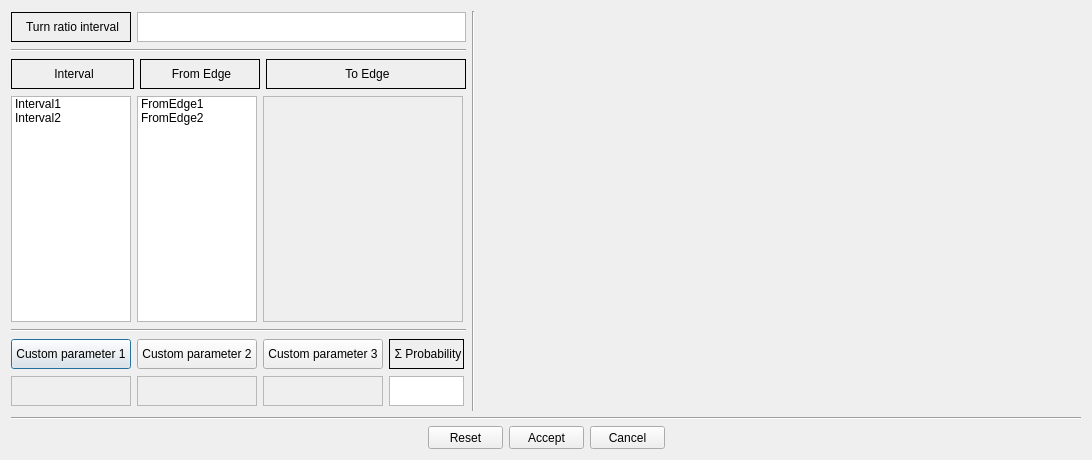
<?xml version="1.0" encoding="UTF-8"?>
<ui version="4.0">
 <class>turnRatioItemDialog</class>
 <widget class="QDialog" name="turnRatioItemDialog">
  <property name="geometry">
   <rect>
    <x>0</x>
    <y>0</y>
    <width>1092</width>
    <height>460</height>
   </rect>
  </property>
  <property name="minimumSize">
   <size>
    <width>1092</width>
    <height>460</height>
   </size>
  </property>
  <property name="maximumSize">
   <size>
    <width>1092</width>
    <height>460</height>
   </size>
  </property>
  <property name="windowTitle">
   <string>Dialog</string>
  </property>
  <property name="modal">
   <bool>true</bool>
  </property>
  <layout class="QVBoxLayout" name="verticalLayout_2">
   <item>
    <layout class="QHBoxLayout" name="horizontalLayout_3">
     <item>
      <layout class="QVBoxLayout" name="verticalLayout">
       <item>
        <layout class="QHBoxLayout" name="LayoutID">
         <item>
          <widget class="QLabel" name="LabelTurnRatioIntervalID">
           <property name="minimumSize">
            <size>
             <width>120</width>
             <height>30</height>
            </size>
           </property>
           <property name="maximumSize">
            <size>
             <width>120</width>
             <height>30</height>
            </size>
           </property>
           <property name="frameShape">
            <enum>QFrame::Box</enum>
           </property>
           <property name="text">
            <string>&lt;html&gt;&lt;head/&gt;&lt;body&gt;&lt;p align=&quot;center&quot;&gt;Turn ratio interval&lt;/p&gt;&lt;/body&gt;&lt;/html&gt;</string>
           </property>
          </widget>
         </item>
         <item>
          <widget class="QTextEdit" name="TextTurnRatioIntervalID">
           <property name="minimumSize">
            <size>
             <width>0</width>
             <height>30</height>
            </size>
           </property>
           <property name="maximumSize">
            <size>
             <width>16777215</width>
             <height>30</height>
            </size>
           </property>
           <property name="whatsThis">
            <string>&lt;html&gt;&lt;head/&gt;&lt;body&gt;&lt;p&gt;&lt;br/&gt;&lt;/p&gt;&lt;/body&gt;&lt;/html&gt;</string>
           </property>
           <property name="html">
            <string>&lt;!DOCTYPE HTML PUBLIC &quot;-//W3C//DTD HTML 4.0//EN&quot; &quot;http://www.w3.org/TR/REC-html40/strict.dtd&quot;&gt;
&lt;html&gt;&lt;head&gt;&lt;meta name=&quot;qrichtext&quot; content=&quot;1&quot; /&gt;&lt;style type=&quot;text/css&quot;&gt;
p, li { white-space: pre-wrap; }
&lt;/style&gt;&lt;/head&gt;&lt;body style=&quot; font-family:'MS Shell Dlg 2'; font-size:8.25pt; font-weight:400; font-style:normal;&quot;&gt;
&lt;p align=&quot;center&quot; style=&quot;-qt-paragraph-type:empty; margin-top:0px; margin-bottom:0px; margin-left:0px; margin-right:0px; -qt-block-indent:0; text-indent:0px;&quot;&gt;&lt;br /&gt;&lt;/p&gt;&lt;/body&gt;&lt;/html&gt;</string>
           </property>
           <property name="textInteractionFlags">
            <set>Qt::LinksAccessibleByKeyboard|Qt::LinksAccessibleByMouse|Qt::TextBrowserInteraction|Qt::TextSelectableByKeyboard|Qt::TextSelectableByMouse</set>
           </property>
          </widget>
         </item>
        </layout>
       </item>
       <item>
        <widget class="Line" name="line_4">
         <property name="orientation">
          <enum>Qt::Horizontal</enum>
         </property>
        </widget>
       </item>
       <item>
        <layout class="QHBoxLayout" name="horizontalLayout">
         <item>
          <widget class="QLabel" name="LabelInterval">
           <property name="minimumSize">
            <size>
             <width>0</width>
             <height>30</height>
            </size>
           </property>
           <property name="maximumSize">
            <size>
             <width>16777215</width>
             <height>30</height>
            </size>
           </property>
           <property name="frameShape">
            <enum>QFrame::Box</enum>
           </property>
           <property name="text">
            <string>&lt;html&gt;&lt;head/&gt;&lt;body&gt;&lt;p align=&quot;center&quot;&gt;Interval&lt;/p&gt;&lt;/body&gt;&lt;/html&gt;</string>
           </property>
          </widget>
         </item>
         <item>
          <widget class="QLabel" name="LabelFromEdge">
           <property name="minimumSize">
            <size>
             <width>120</width>
             <height>30</height>
            </size>
           </property>
           <property name="maximumSize">
            <size>
             <width>120</width>
             <height>30</height>
            </size>
           </property>
           <property name="frameShape">
            <enum>QFrame::Box</enum>
           </property>
           <property name="text">
            <string>&lt;html&gt;&lt;head/&gt;&lt;body&gt;&lt;p align=&quot;center&quot;&gt;From Edge&lt;/p&gt;&lt;/body&gt;&lt;/html&gt;</string>
           </property>
          </widget>
         </item>
         <item>
          <widget class="QLabel" name="LabelToEdge">
           <property name="minimumSize">
            <size>
             <width>200</width>
             <height>30</height>
            </size>
           </property>
           <property name="maximumSize">
            <size>
             <width>200</width>
             <height>30</height>
            </size>
           </property>
           <property name="frameShape">
            <enum>QFrame::Box</enum>
           </property>
           <property name="text">
            <string>&lt;html&gt;&lt;head/&gt;&lt;body&gt;&lt;p align=&quot;center&quot;&gt;To Edge&lt;/p&gt;&lt;/body&gt;&lt;/html&gt;</string>
           </property>
          </widget>
         </item>
        </layout>
       </item>
       <item>
        <layout class="QHBoxLayout" name="horizontalLayout_2">
         <item>
          <widget class="QListWidget" name="listOfInterval">
           <property name="minimumSize">
            <size>
             <width>120</width>
             <height>226</height>
            </size>
           </property>
           <property name="maximumSize">
            <size>
             <width>120</width>
             <height>226</height>
            </size>
           </property>
           <item>
            <property name="text">
             <string>Interval1</string>
            </property>
           </item>
           <item>
            <property name="text">
             <string>Interval2</string>
            </property>
           </item>
          </widget>
         </item>
         <item>
          <widget class="QListWidget" name="listOfFromEdge">
           <property name="minimumSize">
            <size>
             <width>120</width>
             <height>226</height>
            </size>
           </property>
           <property name="maximumSize">
            <size>
             <width>120</width>
             <height>226</height>
            </size>
           </property>
           <item>
            <property name="text">
             <string>FromEdge1</string>
            </property>
           </item>
           <item>
            <property name="text">
             <string>FromEdge2</string>
            </property>
           </item>
          </widget>
         </item>
         <item>
          <widget class="QScrollArea" name="scrollArea">
           <property name="minimumSize">
            <size>
             <width>200</width>
             <height>226</height>
            </size>
           </property>
           <property name="maximumSize">
            <size>
             <width>200</width>
             <height>226</height>
            </size>
           </property>
           <property name="widgetResizable">
            <bool>true</bool>
           </property>
           <widget class="QWidget" name="scrollAreaWidgetContents">
            <property name="geometry">
             <rect>
              <x>0</x>
              <y>0</y>
              <width>198</width>
              <height>224</height>
             </rect>
            </property>
            <layout class="QVBoxLayout" name="LayoutEdgeToSliders">
             <item>
              <spacer name="verticalSpacer">
               <property name="orientation">
                <enum>Qt::Vertical</enum>
               </property>
               <property name="sizeHint" stdset="0">
                <size>
                 <width>20</width>
                 <height>61</height>
                </size>
               </property>
              </spacer>
             </item>
            </layout>
           </widget>
          </widget>
         </item>
        </layout>
       </item>
       <item>
        <widget class="Line" name="line_2">
         <property name="orientation">
          <enum>Qt::Horizontal</enum>
         </property>
        </widget>
       </item>
       <item>
        <layout class="QHBoxLayout" name="horizontalLayout_8">
         <item>
          <widget class="QPushButton" name="ButtonCustomParameter1Name">
           <property name="sizePolicy">
            <sizepolicy hsizetype="Minimum" vsizetype="Minimum">
             <horstretch>0</horstretch>
             <verstretch>0</verstretch>
            </sizepolicy>
           </property>
           <property name="minimumSize">
            <size>
             <width>120</width>
             <height>30</height>
            </size>
           </property>
           <property name="maximumSize">
            <size>
             <width>120</width>
             <height>30</height>
            </size>
           </property>
           <property name="text">
            <string>Custom parameter 1</string>
           </property>
          </widget>
         </item>
         <item>
          <widget class="QPushButton" name="ButtonCustomParameter2Name">
           <property name="sizePolicy">
            <sizepolicy hsizetype="Minimum" vsizetype="Minimum">
             <horstretch>0</horstretch>
             <verstretch>0</verstretch>
            </sizepolicy>
           </property>
           <property name="minimumSize">
            <size>
             <width>120</width>
             <height>30</height>
            </size>
           </property>
           <property name="maximumSize">
            <size>
             <width>120</width>
             <height>30</height>
            </size>
           </property>
           <property name="text">
            <string>Custom parameter 2</string>
           </property>
          </widget>
         </item>
         <item>
          <widget class="QPushButton" name="ButtonCustomParameter3Name">
           <property name="sizePolicy">
            <sizepolicy hsizetype="Minimum" vsizetype="Minimum">
             <horstretch>0</horstretch>
             <verstretch>0</verstretch>
            </sizepolicy>
           </property>
           <property name="minimumSize">
            <size>
             <width>120</width>
             <height>30</height>
            </size>
           </property>
           <property name="maximumSize">
            <size>
             <width>120</width>
             <height>30</height>
            </size>
           </property>
           <property name="text">
            <string>Custom parameter 3</string>
           </property>
          </widget>
         </item>
         <item>
          <widget class="QLabel" name="LabelProbabilityTotal">
           <property name="minimumSize">
            <size>
             <width>75</width>
             <height>30</height>
            </size>
           </property>
           <property name="maximumSize">
            <size>
             <width>75</width>
             <height>30</height>
            </size>
           </property>
           <property name="frameShape">
            <enum>QFrame::Box</enum>
           </property>
           <property name="text">
            <string>&lt;html&gt;&lt;head/&gt;&lt;body&gt;&lt;p align=&quot;center&quot;&gt;Σ Probability&lt;/p&gt;&lt;/body&gt;&lt;/html&gt;</string>
           </property>
          </widget>
         </item>
        </layout>
       </item>
       <item>
        <layout class="QHBoxLayout" name="horizontalLayout_7">
         <item>
          <widget class="QTextEdit" name="TextCustomParameter1Value">
           <property name="enabled">
            <bool>false</bool>
           </property>
           <property name="minimumSize">
            <size>
             <width>120</width>
             <height>30</height>
            </size>
           </property>
           <property name="maximumSize">
            <size>
             <width>120</width>
             <height>30</height>
            </size>
           </property>
           <property name="verticalScrollBarPolicy">
            <enum>Qt::ScrollBarAlwaysOff</enum>
           </property>
           <property name="horizontalScrollBarPolicy">
            <enum>Qt::ScrollBarAlwaysOff</enum>
           </property>
           <property name="html">
            <string>&lt;!DOCTYPE HTML PUBLIC &quot;-//W3C//DTD HTML 4.0//EN&quot; &quot;http://www.w3.org/TR/REC-html40/strict.dtd&quot;&gt;
&lt;html&gt;&lt;head&gt;&lt;meta name=&quot;qrichtext&quot; content=&quot;1&quot; /&gt;&lt;style type=&quot;text/css&quot;&gt;
p, li { white-space: pre-wrap; }
&lt;/style&gt;&lt;/head&gt;&lt;body style=&quot; font-family:'MS Shell Dlg 2'; font-size:8.25pt; font-weight:400; font-style:normal;&quot;&gt;
&lt;p align=&quot;center&quot; style=&quot;-qt-paragraph-type:empty; margin-top:0px; margin-bottom:0px; margin-left:0px; margin-right:0px; -qt-block-indent:0; text-indent:0px;&quot;&gt;&lt;br /&gt;&lt;/p&gt;&lt;/body&gt;&lt;/html&gt;</string>
           </property>
           <property name="textInteractionFlags">
            <set>Qt::LinksAccessibleByKeyboard|Qt::LinksAccessibleByMouse|Qt::TextBrowserInteraction|Qt::TextEditable|Qt::TextEditorInteraction|Qt::TextSelectableByKeyboard|Qt::TextSelectableByMouse</set>
           </property>
          </widget>
         </item>
         <item>
          <widget class="QTextEdit" name="TextCustomParameter2Value">
           <property name="enabled">
            <bool>false</bool>
           </property>
           <property name="minimumSize">
            <size>
             <width>120</width>
             <height>30</height>
            </size>
           </property>
           <property name="maximumSize">
            <size>
             <width>120</width>
             <height>30</height>
            </size>
           </property>
           <property name="verticalScrollBarPolicy">
            <enum>Qt::ScrollBarAlwaysOff</enum>
           </property>
           <property name="horizontalScrollBarPolicy">
            <enum>Qt::ScrollBarAlwaysOff</enum>
           </property>
           <property name="html">
            <string>&lt;!DOCTYPE HTML PUBLIC &quot;-//W3C//DTD HTML 4.0//EN&quot; &quot;http://www.w3.org/TR/REC-html40/strict.dtd&quot;&gt;
&lt;html&gt;&lt;head&gt;&lt;meta name=&quot;qrichtext&quot; content=&quot;1&quot; /&gt;&lt;style type=&quot;text/css&quot;&gt;
p, li { white-space: pre-wrap; }
&lt;/style&gt;&lt;/head&gt;&lt;body style=&quot; font-family:'MS Shell Dlg 2'; font-size:8.25pt; font-weight:400; font-style:normal;&quot;&gt;
&lt;p align=&quot;center&quot; style=&quot;-qt-paragraph-type:empty; margin-top:0px; margin-bottom:0px; margin-left:0px; margin-right:0px; -qt-block-indent:0; text-indent:0px;&quot;&gt;&lt;br /&gt;&lt;/p&gt;&lt;/body&gt;&lt;/html&gt;</string>
           </property>
           <property name="textInteractionFlags">
            <set>Qt::LinksAccessibleByKeyboard|Qt::LinksAccessibleByMouse|Qt::TextBrowserInteraction|Qt::TextEditable|Qt::TextEditorInteraction|Qt::TextSelectableByKeyboard|Qt::TextSelectableByMouse</set>
           </property>
          </widget>
         </item>
         <item>
          <widget class="QTextEdit" name="TextCustomParameter3Value">
           <property name="enabled">
            <bool>false</bool>
           </property>
           <property name="minimumSize">
            <size>
             <width>120</width>
             <height>30</height>
            </size>
           </property>
           <property name="maximumSize">
            <size>
             <width>120</width>
             <height>30</height>
            </size>
           </property>
           <property name="verticalScrollBarPolicy">
            <enum>Qt::ScrollBarAlwaysOff</enum>
           </property>
           <property name="horizontalScrollBarPolicy">
            <enum>Qt::ScrollBarAlwaysOff</enum>
           </property>
           <property name="html">
            <string>&lt;!DOCTYPE HTML PUBLIC &quot;-//W3C//DTD HTML 4.0//EN&quot; &quot;http://www.w3.org/TR/REC-html40/strict.dtd&quot;&gt;
&lt;html&gt;&lt;head&gt;&lt;meta name=&quot;qrichtext&quot; content=&quot;1&quot; /&gt;&lt;style type=&quot;text/css&quot;&gt;
p, li { white-space: pre-wrap; }
&lt;/style&gt;&lt;/head&gt;&lt;body style=&quot; font-family:'MS Shell Dlg 2'; font-size:8.25pt; font-weight:400; font-style:normal;&quot;&gt;
&lt;p align=&quot;center&quot; style=&quot;-qt-paragraph-type:empty; margin-top:0px; margin-bottom:0px; margin-left:0px; margin-right:0px; -qt-block-indent:0; text-indent:0px;&quot;&gt;&lt;br /&gt;&lt;/p&gt;&lt;/body&gt;&lt;/html&gt;</string>
           </property>
           <property name="textInteractionFlags">
            <set>Qt::LinksAccessibleByKeyboard|Qt::LinksAccessibleByMouse|Qt::TextBrowserInteraction|Qt::TextEditable|Qt::TextEditorInteraction|Qt::TextSelectableByKeyboard|Qt::TextSelectableByMouse</set>
           </property>
          </widget>
         </item>
         <item>
          <widget class="QTextEdit" name="TextProbabilityTotal">
           <property name="minimumSize">
            <size>
             <width>75</width>
             <height>30</height>
            </size>
           </property>
           <property name="maximumSize">
            <size>
             <width>10</width>
             <height>30</height>
            </size>
           </property>
           <property name="whatsThis">
            <string>&lt;html&gt;&lt;head/&gt;&lt;body&gt;&lt;p&gt;&lt;br/&gt;&lt;/p&gt;&lt;/body&gt;&lt;/html&gt;</string>
           </property>
           <property name="html">
            <string>&lt;!DOCTYPE HTML PUBLIC &quot;-//W3C//DTD HTML 4.0//EN&quot; &quot;http://www.w3.org/TR/REC-html40/strict.dtd&quot;&gt;
&lt;html&gt;&lt;head&gt;&lt;meta name=&quot;qrichtext&quot; content=&quot;1&quot; /&gt;&lt;style type=&quot;text/css&quot;&gt;
p, li { white-space: pre-wrap; }
&lt;/style&gt;&lt;/head&gt;&lt;body style=&quot; font-family:'MS Shell Dlg 2'; font-size:8.25pt; font-weight:400; font-style:normal;&quot;&gt;
&lt;p align=&quot;center&quot; style=&quot;-qt-paragraph-type:empty; margin-top:0px; margin-bottom:0px; margin-left:0px; margin-right:0px; -qt-block-indent:0; text-indent:0px;&quot;&gt;&lt;br /&gt;&lt;/p&gt;&lt;/body&gt;&lt;/html&gt;</string>
           </property>
           <property name="textInteractionFlags">
            <set>Qt::LinksAccessibleByKeyboard|Qt::LinksAccessibleByMouse|Qt::TextBrowserInteraction|Qt::TextSelectableByKeyboard|Qt::TextSelectableByMouse</set>
           </property>
          </widget>
         </item>
        </layout>
       </item>
      </layout>
     </item>
     <item>
      <widget class="Line" name="line_3">
       <property name="orientation">
        <enum>Qt::Vertical</enum>
       </property>
      </widget>
     </item>
     <item>
      <widget class="QCustomPlot" name="graphTurnRatios" native="true">
       <property name="minimumSize">
        <size>
         <width>600</width>
         <height>400</height>
        </size>
       </property>
       <property name="maximumSize">
        <size>
         <width>600</width>
         <height>400</height>
        </size>
       </property>
      </widget>
     </item>
    </layout>
   </item>
   <item>
    <widget class="Line" name="line">
     <property name="orientation">
      <enum>Qt::Horizontal</enum>
     </property>
    </widget>
   </item>
   <item>
    <layout class="QHBoxLayout" name="LayoutButtons">
     <item>
      <spacer name="horizontalSpacer">
       <property name="orientation">
        <enum>Qt::Horizontal</enum>
       </property>
       <property name="sizeHint" stdset="0">
        <size>
         <width>40</width>
         <height>20</height>
        </size>
       </property>
      </spacer>
     </item>
     <item>
      <widget class="QPushButton" name="ButtonReset">
       <property name="minimumSize">
        <size>
         <width>75</width>
         <height>23</height>
        </size>
       </property>
       <property name="maximumSize">
        <size>
         <width>75</width>
         <height>23</height>
        </size>
       </property>
       <property name="sizeIncrement">
        <size>
         <width>0</width>
         <height>0</height>
        </size>
       </property>
       <property name="text">
        <string>Reset</string>
       </property>
       <property name="icon">
        <iconset resource="../../../../resources/eNetEditorResources.qrc">
         <normaloff>:/main/reset.ico</normaloff>:/main/reset.ico</iconset>
       </property>
      </widget>
     </item>
     <item>
      <widget class="QPushButton" name="ButtonAccept">
       <property name="minimumSize">
        <size>
         <width>75</width>
         <height>23</height>
        </size>
       </property>
       <property name="maximumSize">
        <size>
         <width>75</width>
         <height>23</height>
        </size>
       </property>
       <property name="text">
        <string>Accept</string>
       </property>
       <property name="icon">
        <iconset resource="../../../../resources/eNetEditorResources.qrc">
         <normaloff>:/main/accept.ico</normaloff>:/main/accept.ico</iconset>
       </property>
      </widget>
     </item>
     <item>
      <widget class="QPushButton" name="ButtonCancel">
       <property name="minimumSize">
        <size>
         <width>75</width>
         <height>23</height>
        </size>
       </property>
       <property name="maximumSize">
        <size>
         <width>75</width>
         <height>23</height>
        </size>
       </property>
       <property name="text">
        <string>Cancel</string>
       </property>
       <property name="icon">
        <iconset resource="../../../../resources/eNetEditorResources.qrc">
         <normaloff>:/main/cancel.ico</normaloff>:/main/cancel.ico</iconset>
       </property>
      </widget>
     </item>
     <item>
      <spacer name="horizontalSpacer_2">
       <property name="orientation">
        <enum>Qt::Horizontal</enum>
       </property>
       <property name="sizeHint" stdset="0">
        <size>
         <width>40</width>
         <height>20</height>
        </size>
       </property>
      </spacer>
     </item>
    </layout>
   </item>
  </layout>
 </widget>
 <customwidgets>
  <customwidget>
   <class>QCustomPlot</class>
   <extends>QWidget</extends>
   <header>../../src/extern/qcustomplot.h</header>
   <container>1</container>
  </customwidget>
 </customwidgets>
 <resources>
  <include location="../../../../resources/eNetEditorResources.qrc"/>
 </resources>
 <connections/>
</ui>
